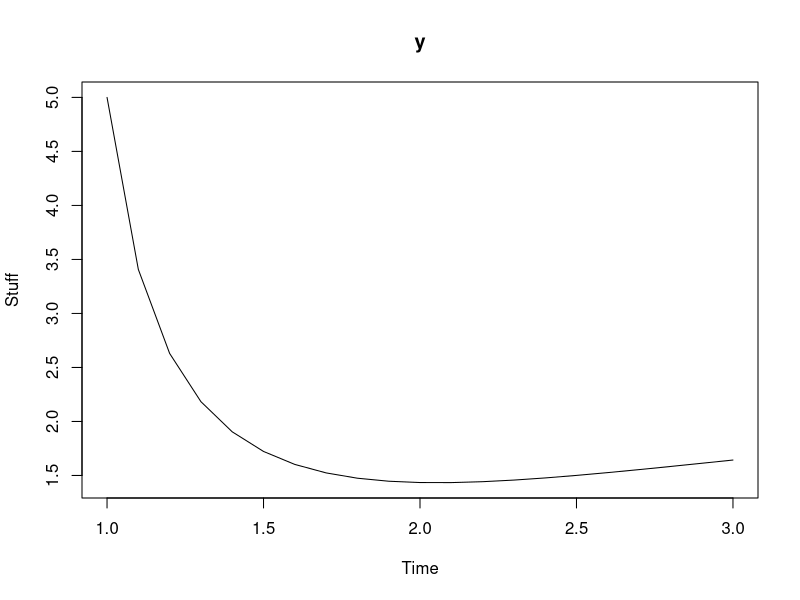
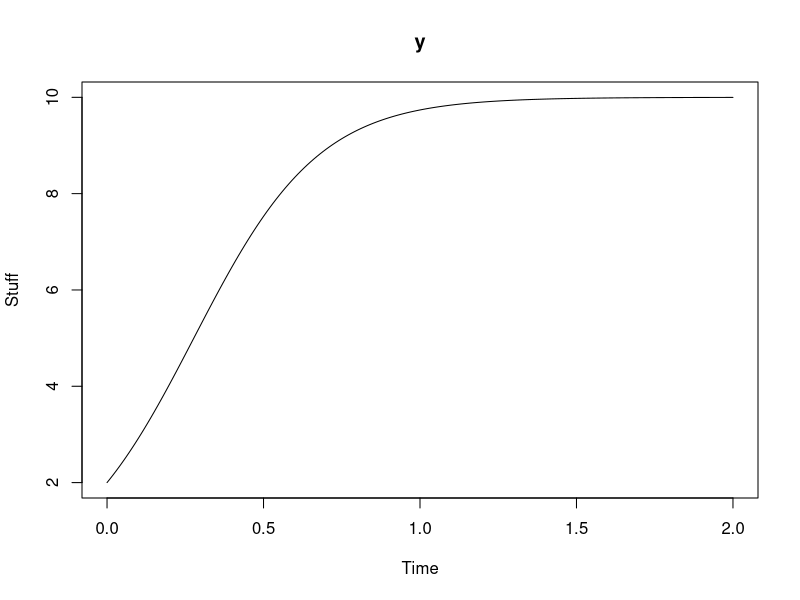
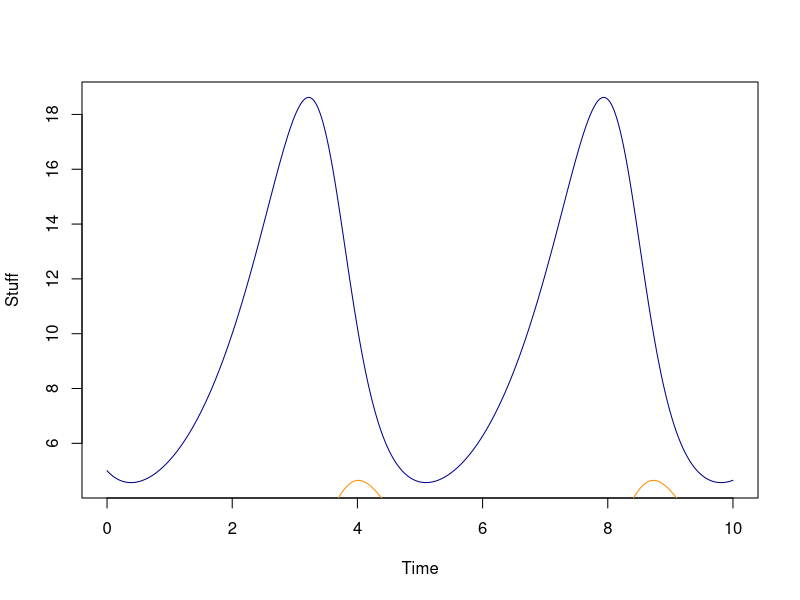
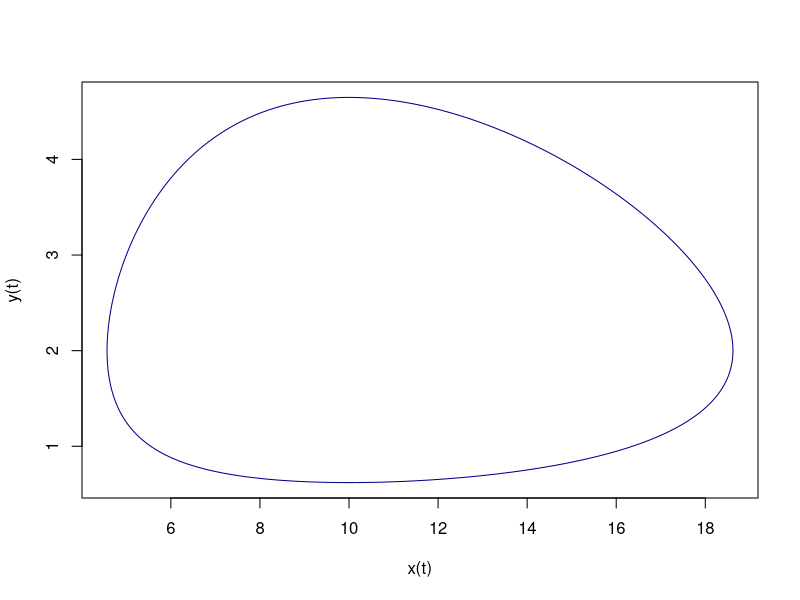

Recreate these plots in R, in order.
# Datalabb 4 Mattematik

## Fråga 1 ----
library(expm)
L <- rbind(
  r1 = c(    0,  2,   3),
  r2 = c(13/32,  0,   0),
  r3 = c(    0, 2/13, 0)
)
L5 <- L %^% 5
MASS::fractions(L5)

## Fråga 2 ----
library(pracma)
charpoly(L, info = T)
# $cp -- gives the coefficients of the Characteristic Polynom
# $det -- the determinant
# $inv -- the inverse matrix


## Fråga 3 ----
# egenvärden
L_eigen <- eigen(L)
L_eigVal <- L_eigen$values
# L_eigVal[1] * L_eigVal[2] * L_eigVal[3]
# det(L)
MASS::fractions(L_eigVal[1] * L_eigVal[2] * L_eigVal[3])
MASS::fractions(det(L))


## Fråga 4 ----
MASS::fractions(L_eigen[["values"]])
MASS::fractions(L_eigen[["vectors"]])

# Alla dessa är fel...
# lamda 1 = 1    -> 16, 13/2, 1   ??
# lamda 2 = -3/4 -> 9, -39/8, 1   ??
# lamda 3 = -1/4 -> 1, -13/8, 1   ??


# Fråga 5 ----
# Future population distribution
x0 <- c(300,200,100)

future_dist <- (L %^% 1000) %*% x0
future_dist


## Fråga 6 ----
library(deSolve)


### OBS! ----
# Källor: 
## https://www.youtube.com/watch?v=4ctSY-eEtbM
## chrome-extension://efaidnbmnnnibpcajpcglclefindmkaj/viewer.html?pdfurl=https%3A%2F%2Fcran.r-project.org%2Fweb%2Fpackages%2FdeSolve%2Fvignettes%2FdeSolve.pdf&clen=667963&chunk=true
## https://www.jstatsoft.org/article/download/v033i09/369

# Runge-Kutta method är default?


### Function
my_ode <- function(t, # Gets `times` argument from ode
                   state, # Gets `y` argument from ode
                   parms # Gets `parms` argument from ode
                   ) {
  y <- state[1]
  
  dydt <- rep(0, length(state))
  
  dydt[1] <- t - y^2
  
  return(list(dydt))
}

### Parameters
init <- c( # Vector with initial values
  y = 5
)

t <- seq(1, 3, 0.1) # Från 1 till 3 med steglängd 0.1

params <- c( # Parameters to use in custom function
  k = 0.2 # Andra parametrar (bara exempel, används inte)
)

### Solve the problem
out <- deSolve::ode(
  y = init, # Goes to `state`
  times = t, # Goes to `t`
  func = my_ode, # Custom function to use
  parms = params # Goes to `parms`
)

### Plot
plot(
  out, 
  type = "l",
  xlab = "Time",
  ylab = "Stuff"
)


## Fråga 7 ----
### Function
my_ode_2 <- function(t, # Gets `times` argument from ode
                   state, # Gets `y` argument from ode
                   parms # Gets `parms` argument from ode
) {
  y <- state[1]
  
  dydt <- rep(0, length(state))
  
  dydt[1] <- 0.5 * (10 - y) * y
  
  return(list(dydt))
}

### Parameters
init2 <- c( # Vector with initial values
  y = 2
)

t2 <- seq(0, 2, 0.01) # Från 0 till 2 med steglängd 0.01

params2 <- c( # Parameters to use in custom function
  k = 0.2 # Andra parametrar (bara exempel, används inte)
)

### Solve the problem
out2 <- deSolve::ode(
  y = init2, # Goes to `state`
  times = t2, # Goes to `t`
  func = my_ode_2, # Custom function to use
  parms = params2 # Goes to `parms`
)

### Plot
plot(
  out2, 
  type = "l",
  xlab = "Time",
  ylab = "Stuff"
)


## Fråga 8
my_ode_3 <- function(t, # Gets `times` argument from ode
                     state, # Gets `y` argument from ode
                     parms # Gets `parms` argument from ode
) {
  x <- state[1]
  y <- state[2]
  
  result <- rep(0, length(state))
  
  result[1] <- x - 0.5*x*y  # dxdt
  result[2] <- 0.2*x*y - 2*y  # dydt
  
  return(list(result))
}

### Parameters
init3 <- c( # Vector with initial values
  x = 5, # index 1
  y = 3  # index 2
)

t3 <- seq(0, 10, 0.01) # Från 0 till 2 med steglängd 0.01

params3 <- c( # Parameters to use in custom function
  k = 0.2 # Andra parametrar (bara exempel, används inte)
)

### Solve the problem
out3 <- deSolve::ode(
  y = init3, # Goes to `state`
  times = t3, # Goes to `t`
  func = my_ode_3, # Custom function to use
  parms = params3 # Goes to `parms`
)

### Plot
plot( # Ser okej ut
  out3[ , 1],
  out3[ , 2],
  col = "darkblue",
  type = "l",
  xlab = "Time",
  ylab = "Stuff"
)
lines( # Inte helt nöjd men kan lösa uppgiften
  out3[ , 1],
  out3[ , 3],
  col = "darkorange"
)


## Fråga 9 ----
# Jämviktslösning
plot(
  out3[ , 2],
  out3[ , 3],
  col = "darkblue",
  type = "l",
  xlab = "x(t)",
  ylab = "y(t)"
)

# Ögonmåttade lösningen utifrån bilden i quizet
